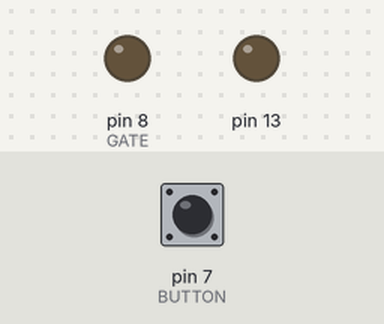
Bench run of a sketch on a simulated Arduino Uno, built with avr-gcc and run on an emulated ATmega328P. Shown: output pins drawn as LEDs (lit = HIGH). The inputs (shaded band) are chosen by the test bench; at power-on: pin 7 (BUTTON) HIGH.

Above: at 1.2 s.
1.3 s: pin 7 (BUTTON) pulled LOW for 3.2 s
At 4.2 s:
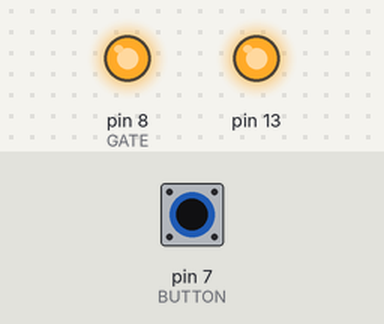
Timing chart, 0 to 5.7 s (numbered marks = the images above; inputs shaded):
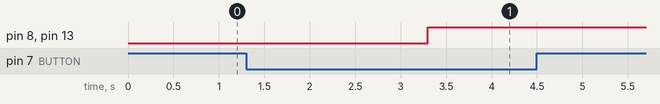

Measured:
- after the input at 1.3 s, pin 8 (GATE), pin 13: LOW → HIGH after 2.0 s

The sketch:

button.ino
```cpp
/*
*
*     Simple ON/OFF Button
*
*     Hold the button to toggle the power
*
*
*     Author: Vinicius Knabben
*     Created: 09/08/2019
*/

#define BUTTON 7
#define GATE 8
#define DELAY 2000

bool _state = false;
long unsigned int _time = 0;

void setup() {
    pinMode(13,OUTPUT);
    pinMode(BUTTON,INPUT);
    digitalWrite(BUTTON,HIGH); // enable internal PullUp
    pinMode(GATE, OUTPUT);
    digitalWrite(GATE, LOW);
}

void loop() {

  if(digitalRead(BUTTON) == LOW) {
      _time = millis();
      while(digitalRead(BUTTON) == LOW){
          if(millis() > (_time + DELAY)){
              _state = !_state;
              toggle(_state);
              break;
          }
      }
      while(digitalRead(BUTTON) == LOW); // wait for user to release the button to avoid another toggle
  }
}

void toggle (bool state) {
  if(_state) {
      digitalWrite(13,HIGH);
      digitalWrite(GATE,HIGH);
      return 1;
  } else {
      digitalWrite(13,LOW);
      digitalWrite(GATE,LOW);
      return 0;
  }
}
```
